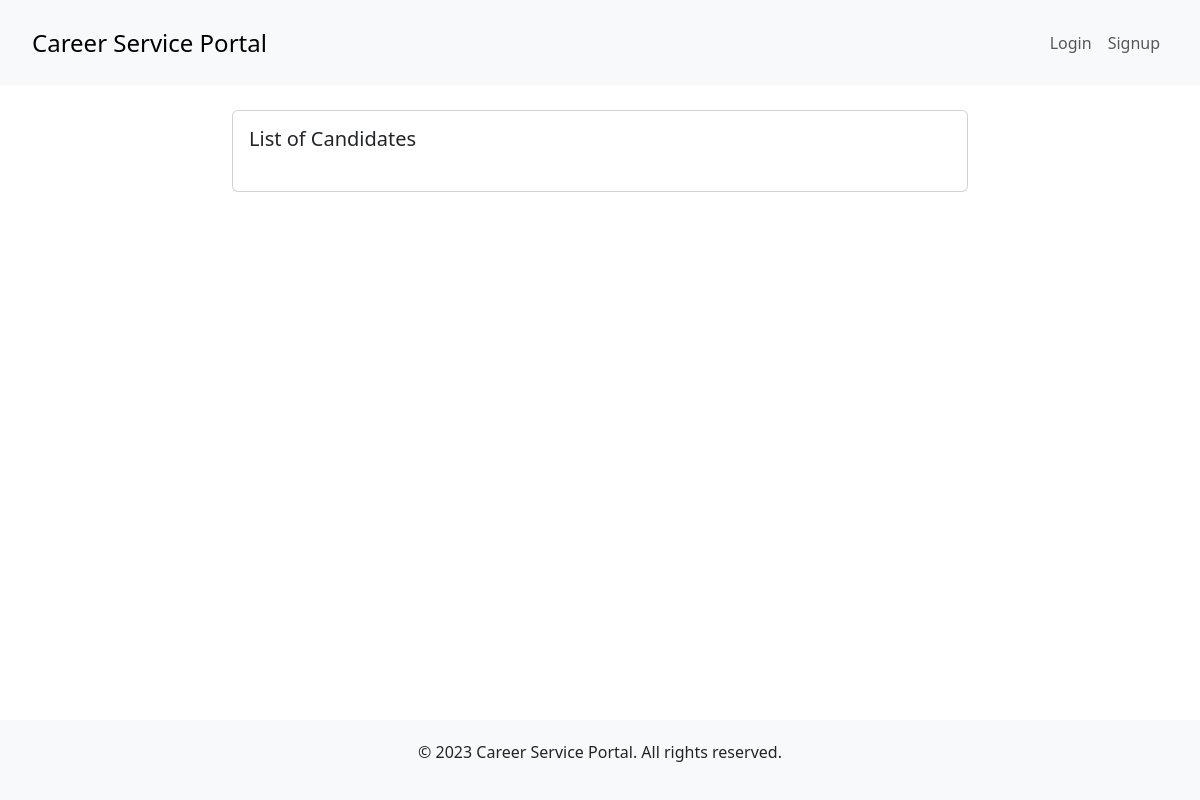
/employer/browseCandidates/7/, run on an earlier commit of the app's database.
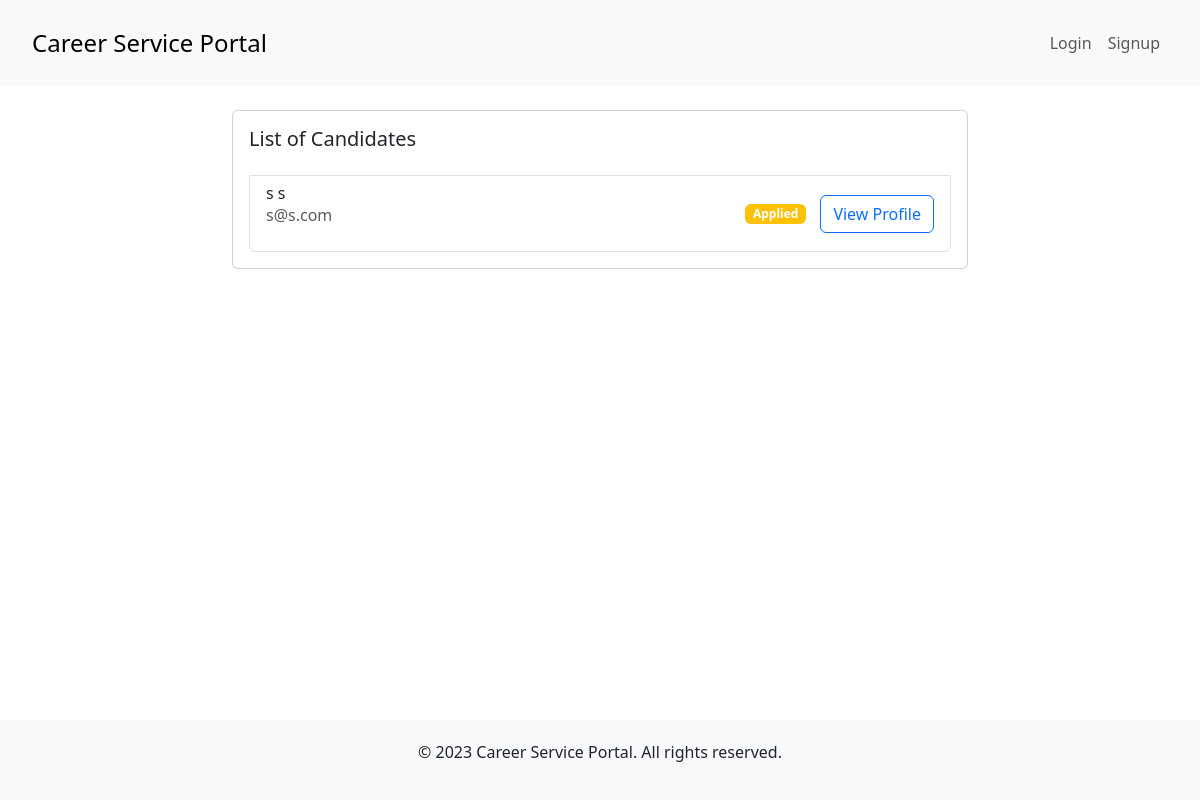
And on a later commit of the database.
### candidate/models.py (models this page shows)
class Application(models.Model):
    candidate = models.ForeignKey(
        Candidate, on_delete=models.SET_NULL, null=True, blank=True)
    job = models.ForeignKey(Job, on_delete=models.CASCADE)
    status = models.CharField(max_length=255)

class Candidate(models.Model):
    firstName = models.CharField(max_length=255)
    lastName = models.CharField(max_length=255)
    phone = models.CharField(max_length=255)
    resume = models.ForeignKey(
        Resume, on_delete=models.SET_NULL, null=True, blank=True)
    user = models.ForeignKey(User, on_delete=models.CASCADE)
    savedJobs = models.ManyToManyField(Job)

### user/models.py (models this page shows, shortened)
class User(models.Model):
    email = models.EmailField(max_length=254)
    password = models.CharField(max_length=255)
    role = models.CharField(max_length=255)

### employer/views.py (the view)
# urls.py: path('browseCandidates/<int:job_id>/', views.browse_candidates, name='browse_candidates'),
def browse_candidates(request, job_id):
    employer = check_login(request)
    try:
        job = Job.objects.get(pk=job_id)
    except Job.DoesNotExist:
        return HttpResponseRedirect('/employer/viewJobs')
    applications = Application.objects.filter(job=job)
    candidates = [application.candidate for application in applications]
    context = {
        'job': job,
        'applications': applications
    }
    return render(request, 'employer/browse_candidates.html', context)

### employer/views.py (called while the page is built, shortened)
def check_login(request):
    return None

### templates/employer/browse_candidates.html (shortened to what this page needs)
{% extends "shared/base.html" %}
{% block content %}
<div class="container">
  <div class="row justify-content-center">
    <div class="col-md-8">
      <div class="card mt-4">
        <div class="card-body">
          <h5 class="card-title mb-4">List of Candidates</h5>
          <ul class="list-group">
            {% for application in applications %}
              <li class="list-group-item">
                <div class="d-flex justify-content-between align-items-center">
                  <div>
                    <h6 class="mb-0">{{ application.candidate.firstName }} {{ application.candidate.lastName }}</h6>
                    <p class="text-muted">{{ application.candidate.user.email }}</p>
                  </div>
                  <div>
                    {% if application.status == "Applied" %}
                      <span class="badge bg-warning">{{ application.status }}</span>
                    {% elif application.status == "Viewed" %}
                      <span class="badge bg-info">{{ application.status }}</span>
                    {% elif application.status == "Accepted" %}
                      <span class="badge bg-success">{{ application.status }}</span>
                    {% elif application.status == "Rejected" %}
                      <span class="badge bg-danger">{{ application.status }}</span>
                    {% endif %}
                    <a href="/employer/view_candidate_application/{{ application.pk }}/" class="btn btn-outline-primary">View Profile</a>
                  </div>
                </div>
              </li>
            {% endfor %}
          </ul>
        </div>
      </div>
    </div>
  </div>
</div>
{% endblock %}

What changed in the data, as far as the page shows it:
added Application: candidate.firstName "s", candidate.lastName "s", candidate.user.email "s@s.com", status "Applied"
